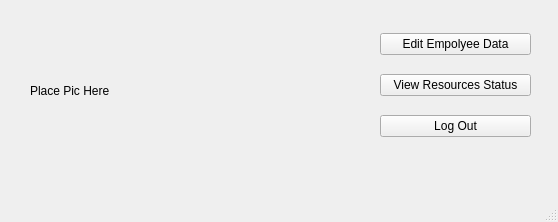
<?xml version="1.0" encoding="UTF-8"?>
<ui version="4.0">
 <class>Manger</class>
 <widget class="QMainWindow" name="Manger">
  <property name="geometry">
   <rect>
    <x>0</x>
    <y>0</y>
    <width>558</width>
    <height>222</height>
   </rect>
  </property>
  <property name="windowTitle">
   <string>MainWindow</string>
  </property>
  <widget class="QWidget" name="centralwidget">
   <widget class="QLabel" name="label">
    <property name="geometry">
     <rect>
      <x>30</x>
      <y>30</y>
      <width>301</width>
      <height>121</height>
     </rect>
    </property>
    <property name="text">
     <string>Place Pic Here</string>
    </property>
   </widget>
   <widget class="QWidget" name="">
    <property name="geometry">
     <rect>
      <x>380</x>
      <y>20</y>
      <width>151</width>
      <height>131</height>
     </rect>
    </property>
    <layout class="QVBoxLayout" name="verticalLayout">
     <item>
      <widget class="QPushButton" name="EditEmpolyeeData">
       <property name="text">
        <string>Edit Empolyee Data</string>
       </property>
      </widget>
     </item>
     <item>
      <widget class="QPushButton" name="ViewResStatus">
       <property name="text">
        <string>View Resources Status</string>
       </property>
      </widget>
     </item>
     <item>
      <widget class="QPushButton" name="LogOut">
       <property name="text">
        <string>Log Out</string>
       </property>
      </widget>
     </item>
    </layout>
   </widget>
  </widget>
  <widget class="QMenuBar" name="menubar">
   <property name="geometry">
    <rect>
     <x>0</x>
     <y>0</y>
     <width>558</width>
     <height>21</height>
    </rect>
   </property>
  </widget>
  <widget class="QStatusBar" name="statusbar"/>
 </widget>
 <resources/>
 <connections/>
</ui>
